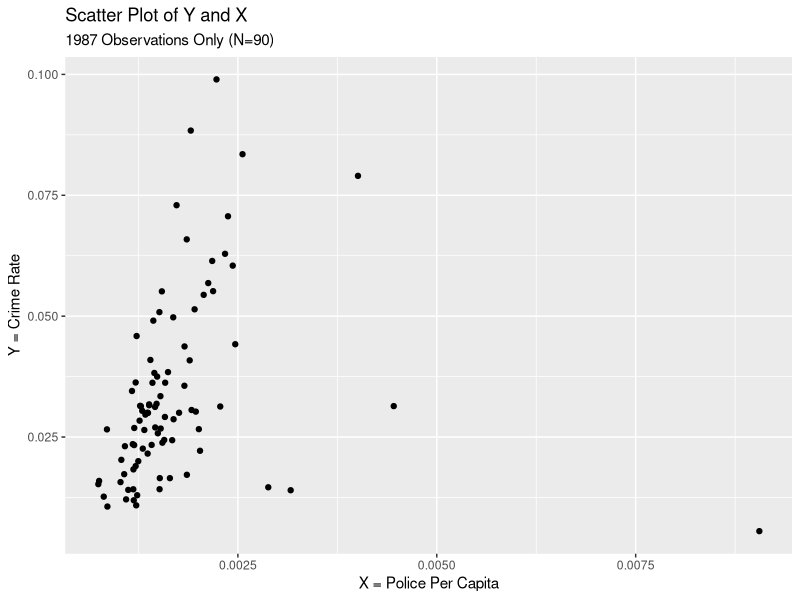
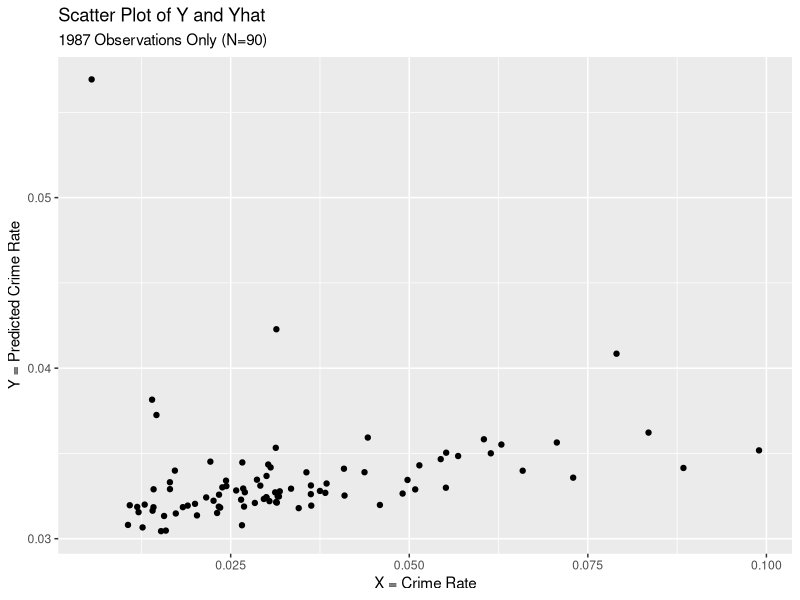
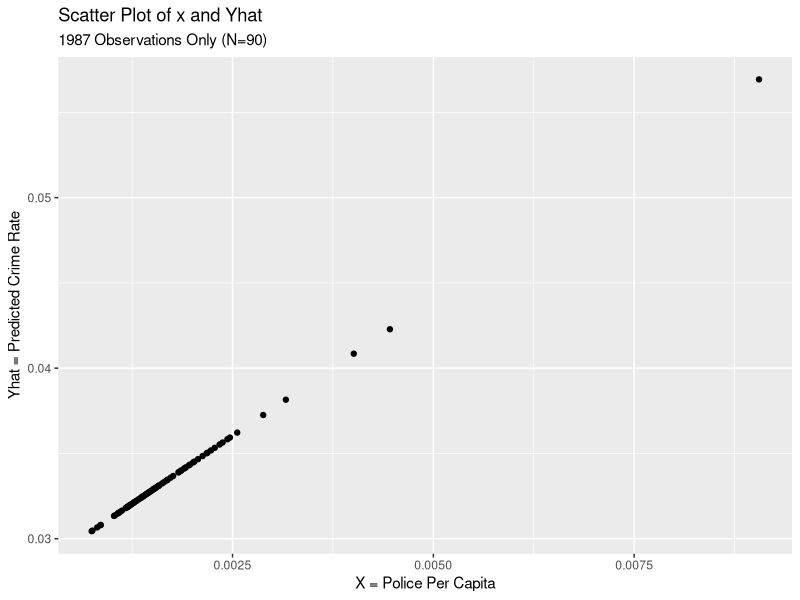
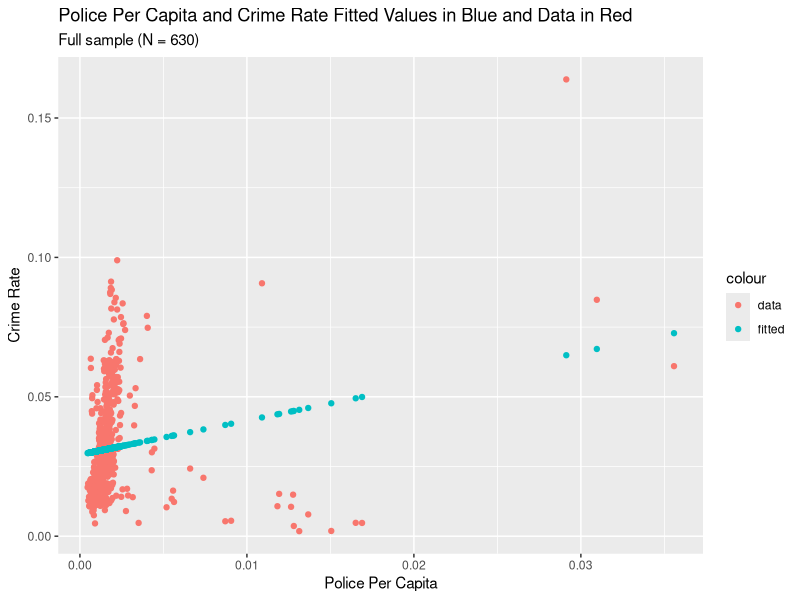

Write the R code that produced these figures, in order.
#Lecture5
#EEP 118 - this is presented in Lecture in jupyter notebook version
#-------------------------------------------
#install needed R packages
#you will learn this in Sections
#you only need to install them once then only call them using library()
#-------------------------------------------
#call them in
install.packages("readlx")
install.packages("psych")
library(readxl)
library(psych)
library(ggplot2)
library(haven)
library(data.table)
library(dplyr)
library(foreign)
#-------------------------------------------
#set your working directory
#-------------------------------------------
#setwd("/Users/sberto/Desktop/")
setwd("~/Villas-Boas Lab Dropbox/Sofia Villas-Boas/EEP118_Spring2025/Lectures/Lecture5")

#-------------------------------------------
#1. Read in data and see the top rows to see column names etc
#-------------------------------------------
my_data <- read.csv("Lecture5.csv")
head(my_data)

#summarize data
describe(my_data)

#lecture 4 only used year=87
my_data2 <- my_data[my_data$year ==87,] 
head(my_data2)

#regression
regLecture4 <- lm(crmrte ~ polpc,my_data2)
#show output
summary(regLecture4)

#predicted crime rate
my_data2$crmrte_hat <- regLecture4$fitted.values


#-------------------------------------------
#from Lecture 4 scatter plot Y and Yhat
#-------------------------------------------
scatter_Lect4 <- ggplot(my_data2, aes(x=polpc, y=crmrte)) +
  geom_point() +
  labs(x = "X = Police Per Capita",
       y = "Y = Crime Rate",
       title = "Scatter Plot of Y and X",
       subtitle = "1987 Observations Only (N=90)")
scatter_Lect4


#-------------------------------------------
#for Lecture 4 scatter plot Y and Yhat
#-------------------------------------------
scatter_Lect5 <- ggplot(my_data2, aes(x=crmrte, y=crmrte_hat)) +
  geom_point() +
  labs(x = "X = Crime Rate",
       y = "Y = Predicted Crime Rate",
       title = "Scatter Plot of Y and Yhat",
       subtitle = "1987 Observations Only (N=90)")
scatter_Lect5

scatter_Lect5n <- ggplot(my_data2, aes(x=polpc, y=crmrte_hat)) + # initiate plot
  geom_point() + # add points data
  labs(x = "X = Police Per Capita", # add labels
       y = "Yhat = Predicted Crime Rate",
       title = "Scatter Plot of x and Yhat",
       subtitle = "1987 Observations Only (N=90)")
scatter_Lect5n



#--------------------------------------------------------------------------------------
# vary sample size and show how standard errors of beta hats change
#--------------------------------------------------------------------------------------

#--------------------------------------------------------------------------------
#in Jupyter notebook you compare summary(regLecture4) using N=90 with N=630 below
#regression
regLectureN630 <- lm(crmrte ~ polpc,my_data)
#show output
summary(regLectureN630)


#generate fitted values
my_data$crmrte_hat<-regLectureN630$fitted.values


#make combined scatter plot of crime rate data and fitted values of crime rate given regression estimates
scatter_data_fittedVals <- ggplot(data = my_data) + 
  geom_point(aes(x=polpc, y=crmrte, color = "data")) +
  geom_point(aes(x=polpc, y=crmrte_hat, color = "fitted")) + 
  labs(x = "Police Per Capita",
       y = "Crime Rate",
       title = "Police Per Capita and Crime Rate Fitted Values in Blue and Data in Red",
       subtitle = "Full sample (N = 630)")

scatter_data_fittedVals

#--------------------------------------------------------------------------------------
#in lecture 5 in a
#jupyter notebook I also computer SSTx Sum of squared totals of police per capita
# and also SSR sum opf squared of uhats
#to get estimated varianve of the estimated coefficient for 
#police per capita, namely for betapolpc_hat
#--------------------------------------------------------------------------------------
#get SSTx

xbar<-mean(my_data$polpc)
my_data$xMxbar<-my_data$polpc-xbar
SSTx=sum(my_data$xMxbar*my_data$xMxbar)
SSTx

# add predicted crime rate to my_data
my_data <- mutate(my_data, crmrte_hat = regLectureN630$fitted.values)

#generate uhats to get variance of uhats
my_data <- mutate(my_data, uhat = regLectureN630$residuals)

head(my_data)

#get Sum of squared residuals SSR, sum of squared uhats
#Since uhat_bar is zero
SSR<-sum(my_data$uhat*my_data$uhat)
SSR


#Then the variance of uhats is sum uhat_i squared, 
#which is SSR divided by N-2 
#we divide by N-2) because the model lost two degrees of freedom a constant and an x)

(varuhat<-SSR/(630-2))





